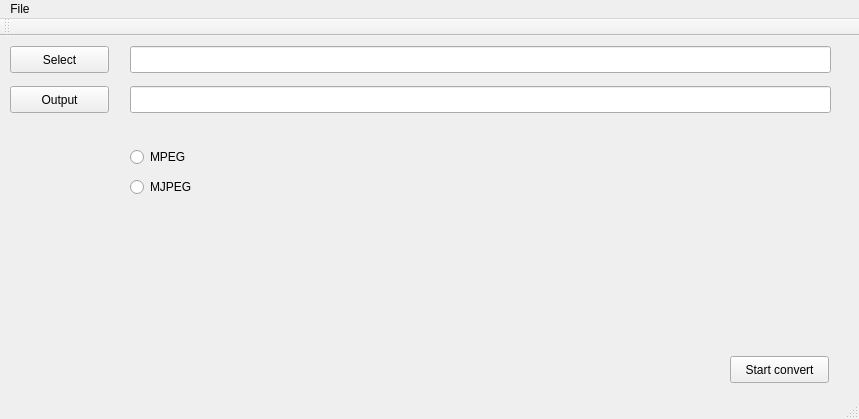
<?xml version="1.0" encoding="UTF-8"?>
<ui version="4.0">
 <class>MainWindow</class>
 <widget class="QMainWindow" name="MainWindow">
  <property name="geometry">
   <rect>
    <x>0</x>
    <y>0</y>
    <width>859</width>
    <height>419</height>
   </rect>
  </property>
  <property name="windowTitle">
   <string>MainWindow</string>
  </property>
  <widget class="QWidget" name="centralWidget">
   <widget class="QPushButton" name="select_button">
    <property name="geometry">
     <rect>
      <x>10</x>
      <y>10</y>
      <width>99</width>
      <height>27</height>
     </rect>
    </property>
    <property name="text">
     <string>Select</string>
    </property>
   </widget>
   <widget class="QPushButton" name="output_button">
    <property name="geometry">
     <rect>
      <x>10</x>
      <y>50</y>
      <width>99</width>
      <height>27</height>
     </rect>
    </property>
    <property name="text">
     <string>Output</string>
    </property>
   </widget>
   <widget class="QLineEdit" name="line_open_path">
    <property name="geometry">
     <rect>
      <x>130</x>
      <y>10</y>
      <width>701</width>
      <height>27</height>
     </rect>
    </property>
   </widget>
   <widget class="QLineEdit" name="line_save_path">
    <property name="geometry">
     <rect>
      <x>130</x>
      <y>50</y>
      <width>701</width>
      <height>27</height>
     </rect>
    </property>
   </widget>
   <widget class="QPushButton" name="convert_button">
    <property name="geometry">
     <rect>
      <x>730</x>
      <y>320</y>
      <width>99</width>
      <height>27</height>
     </rect>
    </property>
    <property name="text">
     <string>Start convert</string>
    </property>
   </widget>
   <widget class="QRadioButton" name="mpeg_radio_button">
    <property name="geometry">
     <rect>
      <x>130</x>
      <y>110</y>
      <width>117</width>
      <height>22</height>
     </rect>
    </property>
    <property name="text">
     <string>MPEG</string>
    </property>
   </widget>
   <widget class="QRadioButton" name="mjpeg_radio_button">
    <property name="geometry">
     <rect>
      <x>130</x>
      <y>140</y>
      <width>117</width>
      <height>22</height>
     </rect>
    </property>
    <property name="text">
     <string>MJPEG</string>
    </property>
   </widget>
  </widget>
  <widget class="QMenuBar" name="menuBar">
   <property name="geometry">
    <rect>
     <x>0</x>
     <y>0</y>
     <width>859</width>
     <height>25</height>
    </rect>
   </property>
   <widget class="QMenu" name="menuFile">
    <property name="title">
     <string>File</string>
    </property>
   </widget>
   <addaction name="menuFile"/>
  </widget>
  <widget class="QToolBar" name="mainToolBar">
   <attribute name="toolBarArea">
    <enum>TopToolBarArea</enum>
   </attribute>
   <attribute name="toolBarBreak">
    <bool>false</bool>
   </attribute>
  </widget>
  <widget class="QStatusBar" name="statusBar"/>
 </widget>
 <layoutdefault spacing="6" margin="11"/>
 <resources/>
 <connections/>
</ui>
